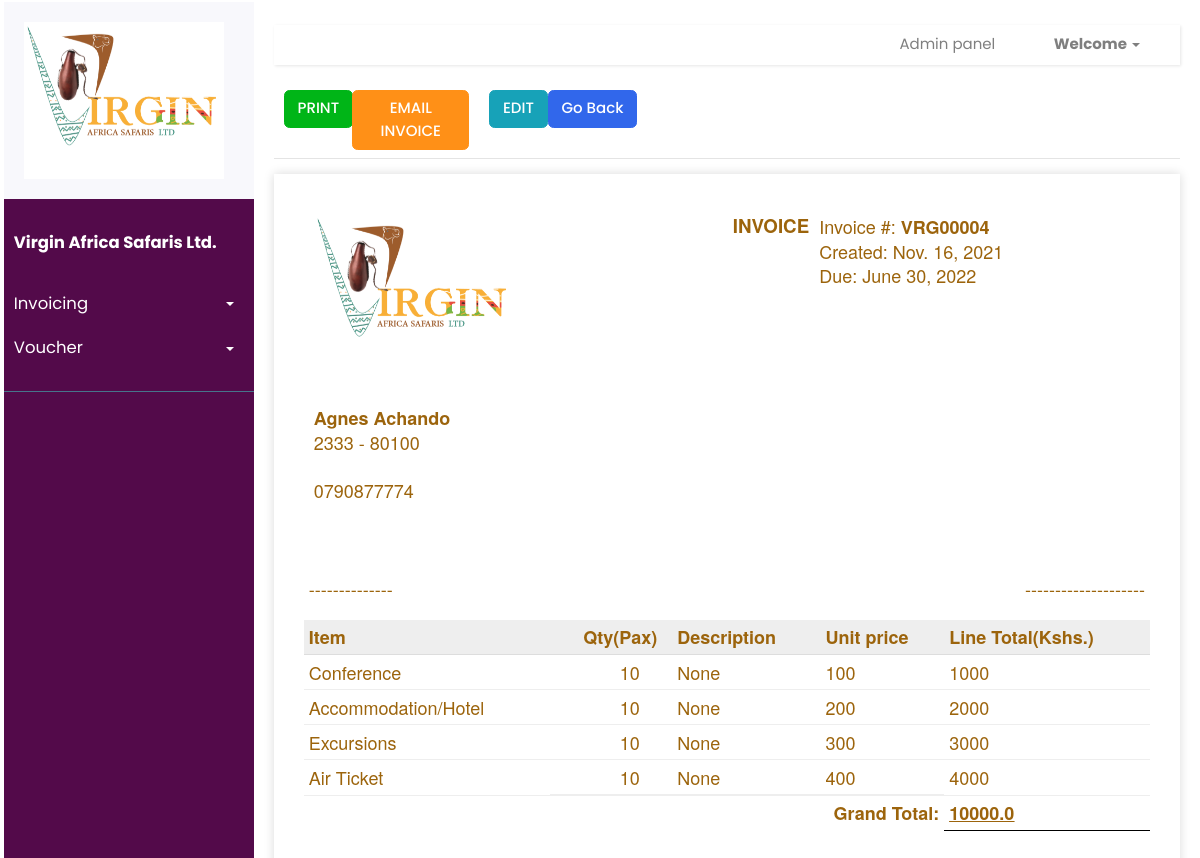
The page /invoices/create-build/vrg00004-45091ee86aa0 on the database as committed earlier.
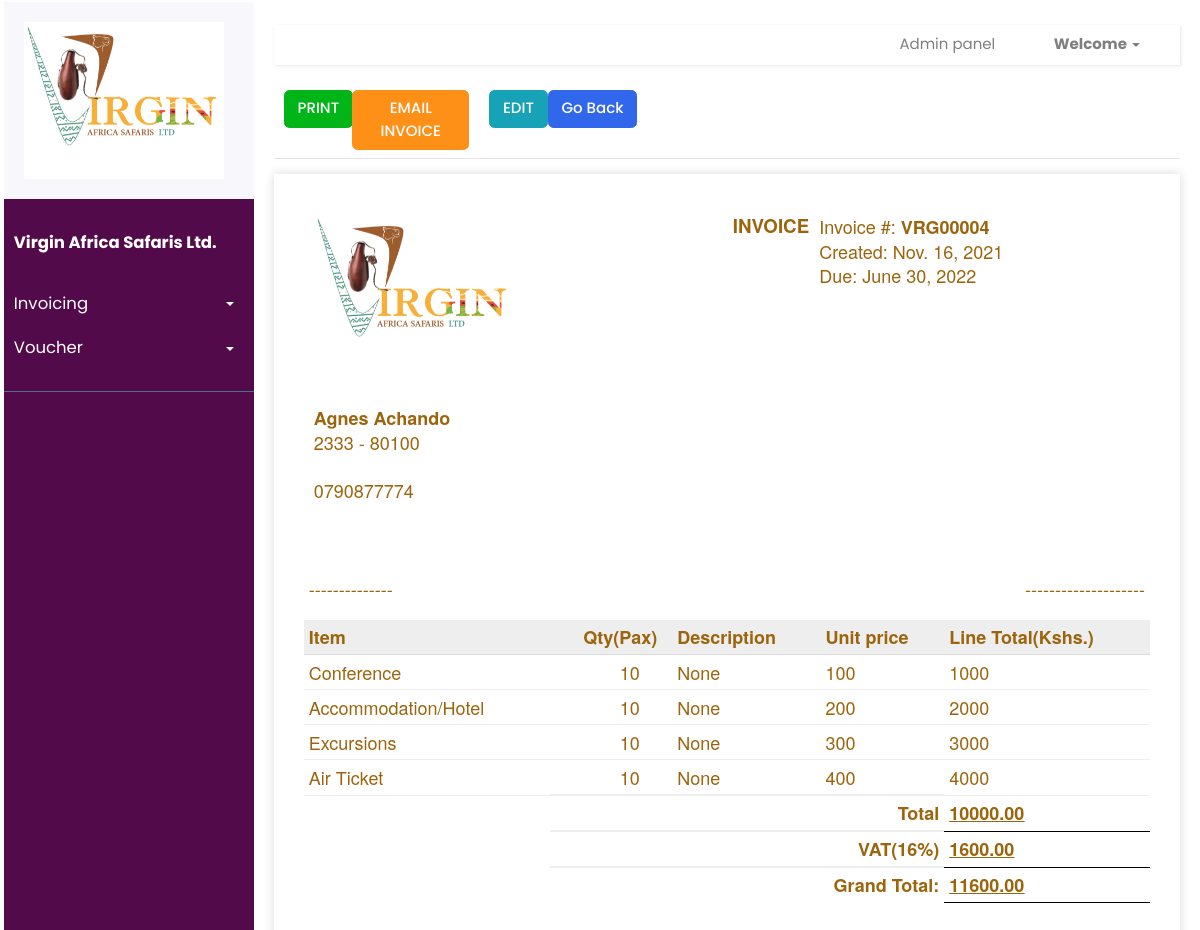
The same page on the database as committed later.
### invoice/models.py (models this page shows, shortened)
class Invoice(models.Model):
    TERMS = [
        ('Immediate', 'Immediate'),
        ('15 days', '15 days'),
        ('30 days', '30 days'),
    ]
    STATUS = [
        ('CURRENT', 'CURRENT'),
        ('EMAIL_SENT', 'EMAIL_SENT'),
        ('OVERDUE', 'OVERDUE'),
        ('PAID', 'PAID'),
    ]
    number = models.CharField(
        null=False, default=increment_invoice_number, blank=False, max_length=100, unique=True)
    dueDate = models.DateField(null=True, blank=True)
    paymentTerms = models.CharField(
        choices=TERMS, default='15 days', max_length=100)
    status = models.CharField(
        choices=STATUS, default='CURRENT', max_length=100)
    description = models.TextField(null=True, blank=True, max_length=500)
    istaxable = models.BooleanField()
    apply_discount = models.BooleanField()
    discount = models.CharField(
        null=True, default=0, blank=True, max_length=10)
    client = models.ForeignKey(
        Client, blank=True, null=True, on_delete=models.SET_NULL)
    uniqueId = models.CharField(null=True, blank=True, max_length=100)
    slug = models.SlugField(max_length=500, unique=True, blank=True, null=True)
    date_created = models.DateTimeField(blank=True, null=True)
    last_updated = models.DateTimeField(blank=True, null=True)
    def grand_total(self):
        temp_values = 0.00
        for product in InvoiceProduct.objects.filter(invoice_id=self.id):
            if product.price and product.quantity:
                temp_values = temp_values + \
                    (int(product.price) * int(product.quantity))
        return temp_values

class InvoiceProduct(models.Model):
    invoice = models.ForeignKey(Invoice, on_delete=models.CASCADE)
    product = models.ForeignKey(
        Product, on_delete=models.CASCADE, null=True, blank=True)
    prod_description = models.CharField(null=True, blank=True, max_length=300)
    quantity = models.IntegerField(
        default=1, validators=[MinValueValidator(1)], null=True, blank=True)
    price = models.CharField(null=True, blank=True, max_length=10)
    class Meta:
        unique_together = [['invoice', 'product']]
    def total_price(self):
        total_price = int(self.quantity)*int(self.price)
        return total_price

class Client(models.Model):
    clientName = models.CharField(null=True, blank=True, max_length=200)
    address = models.CharField(null=True, blank=True, max_length=200)
    postalCode = models.CharField(null=True, blank=True, max_length=10)
    phoneNumber = models.CharField(null=True, blank=True, max_length=100)
    emailAddress = models.CharField(null=True, blank=True, max_length=100)
    uniqueId = models.CharField(null=True, blank=True, max_length=100)
    slug = models.SlugField(max_length=500, unique=True, blank=True, null=True)
    date_created = models.DateTimeField(blank=True, null=True)
    last_updated = models.DateTimeField(blank=True, null=True)

### invoice/views.py (the view, shortened to what this page needs)
# urls.py: path('invoices/create-build/<slug:slug>',invoice_views.createBuildInvoice, name='create-build-invoice'),
def createBuildInvoice(request, slug):
	try:
		invoice = Invoice.objects.get(slug=slug)
		pass
	except:
		messages.error(request, 'Something went wrong')
		return redirect('create-build-invoice', slug=slug)
	products = Product.objects.filter(invoice=invoice)
	invoiceproduct  = InvoiceProduct.objects.filter(invoice_id=invoice.id)
	invoiceCurrency = ''
	invoiceTotal = 0.0
	itemtotals = []
	tax=0
	if len(products) > 0:
		for x in invoiceproduct:
			y = float(x.quantity) * float(x.price)
			invoiceTotal += y
			itemtotals.append(y)
	if(invoice.istaxable):
		tax = 0.16*invoiceTotal
	sub_total = invoiceTotal+tax
	discount=(float(invoice.discount))*0.01*sub_total
	grand_total = sub_total
	discounted_grand_total = sub_total-discount
	context = {}
	context['invoice'] = invoice
	context['products'] = products
	context['itemtotals']= itemtotals
	context['discount']= discount
	context['discounted_grand_total']= "{:.2f}".format(discounted_grand_total)
	context['discount_percentage']= invoice.discount
	context['invoiceGrandTotal'] = "{:.2f}".format(grand_total)
	context['invoiceTotal'] = "{:.2f}".format(invoiceTotal)
	context['tax'] =  "{:.2f}".format(tax)
	context['invoiceCurrency'] = invoiceCurrency
	context['invoiceproduct'] = invoiceproduct
	if request.method == 'GET':
		inv_form = InvoiceForm(instance=invoice)
		client_form = ClientSelectForm(initial_client=invoice.client)
		context['inv_form'] = inv_form
		context['client_form'] = client_form
		return render(request, 'invoice/view_created_invoice.html', context)

### invoice/models.py (called while the page is built)
def increment_invoice_number():
    last_invoice = Invoice.objects.all().order_by('id').last()
    if not last_invoice:
        return 'VRG00001'
    invoice_no = last_invoice.number
    invoice_int = int(invoice_no.split('VRG')[-1])
    new_invoice_int = invoice_int + 1
    new_invoice_no = 'VRG' + "%05d" % (new_invoice_int, )
    return new_invoice_no

### templates/invoice/view_created_invoice.html (shortened to what the changed rows need)
{% extends 'index.html' %} {% load static %} {% load crispy_forms_tags %}
 {% block content %}
<div class="invoice-box">
      <table cellpadding="0" cellspacing="0">
        <tr class="top">
          <td colspan="2">
            <table>
              <tr>
                <td class="title">
                  <img
                    src="{% static 'images/logo.PNG' %}"
                    style="width: 100%; max-width: 200px"
                    alt="Logo"
                  />
                </td>
                 <td class="mr-3">
                       <h5>INVOICE</h5>
                 </td>
                <td>
                   Invoice #: <strong>{{invoice.number}}</strong><br />
                Created: {{invoice.date_created|date}}<br />
                Due: {{invoice.dueDate}}
                </td>
              </tr>
            </table>
          </td>
        </tr>
        <tr class="information">
          <td colspan="2">
            <table>
              <tr>
                <td>
                <strong>{{invoice.client.clientName}}</strong> <br />
                {{invoice.client.address}} - {{invoice.client.postalCode}} <br/ >
               <br/ > {{invoice.client.phoneNumber}}
                <br />
                <br />
                </td>
                <td>
                </td>
              </tr>
            </table>
          </td>
        </tr>
       <tr>
       <table>
    {%if invoice.istaxable and not invoice.apply_discount%}
        <tr class="total">
          <td></td>
          <td colspan="3">Total</td>
          <td class = "grand_total"><u><u>{{invoiceTotal}}</u><u/></td>
        </tr>
        <tr class="total">
          <td></td>
          <td colspan="3">VAT(16%)</td>
          <td class = "grand_total"><u><u>{{tax}}</u><u/></td>
        </tr>
        <tr class="total">
          <td></td>
          <td colspan="3">Grand Total:</td>
          <td class = "grand_total"><u><u>{{invoiceGrandTotal}}</u><u/></td>
        </tr>
        {%else%}
          <tr class="total">
          <td></td>
          <td colspan="3">Grand Total:</td>
          <td class = "grand_total"><u><u>{{invoice.grand_total}}</u><u/></td>
        </tr>
        {%endif%}
      </table>
      </tr>
      <br />
     </table>
    </div>
<br/><br/>
        </div>
      </div>
{% endblock %}

Rows that differ between the two databases and show on the page:
changed Invoice "VRG00004": istaxable False → True (drawn); grand_total "10000.0" → (not shown)
Other text that changed with them:
{{ invoiceTotal }}: (not shown) → "10000.00"
{{ tax }}: (not shown) → "1600.00"
{{ invoiceGrandTotal }}: (not shown) → "11600.00"
text now shown: "Total VAT(16%)"
